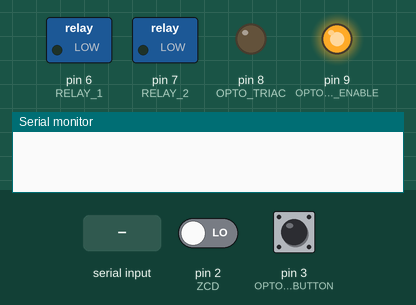
This program was run on a simulated Arduino Nano, built with avr-gcc and run on an emulated ATmega328P. Parts: switched loads named in the program (green lamp = pin HIGH), output pins drawn as LEDs (lit = HIGH), the last lines printed to the serial monitor. Inputs (shaded band) come from the test bench; at power-on: pin 3 (OPTO_TRIAC_BUTTON) HIGH, pin 2 (ZCD) LOW.

Above: at 1.2 s.
1.3 s: "A90\n" received over Serial
At 1.6 s:
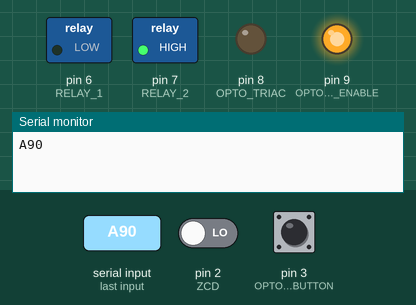
2.8 s: "B90\n" received over Serial
At 4.0 s:
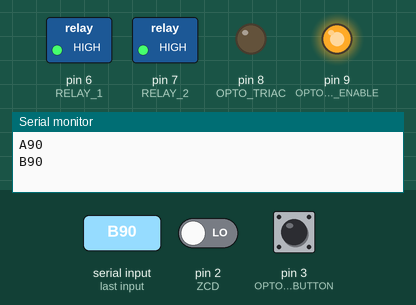
4.3 s: pin 3 (OPTO_TRIAC_BUTTON) pulled LOW for 0.15 s
At 4.37 s:
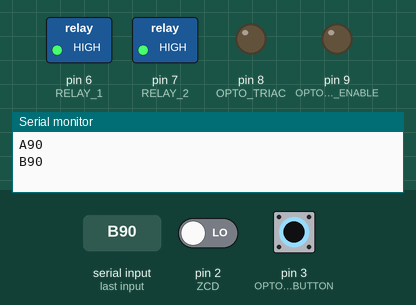
5.9 s: "a90\n" received over Serial
At 6.3 s:
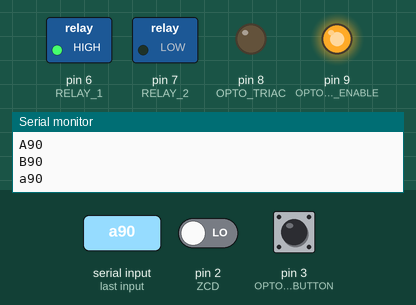
7.4 s: pin 3 (OPTO_TRIAC_BUTTON) pulled LOW for 1 s
At 8.2 s:
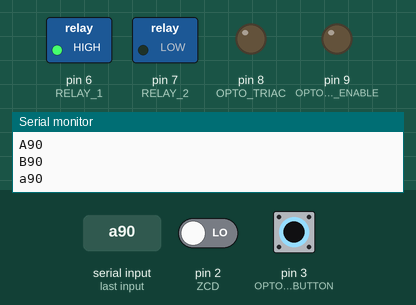
9.9 s: pin 3 (OPTO_TRIAC_BUTTON) pulled LOW for 3.2 s
At 14.2 s:
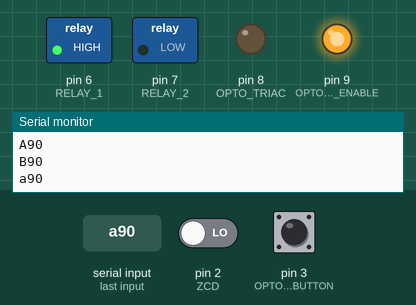
Timing chart, 0 to 15.6 s (numbered marks = the images above; inputs shaded):
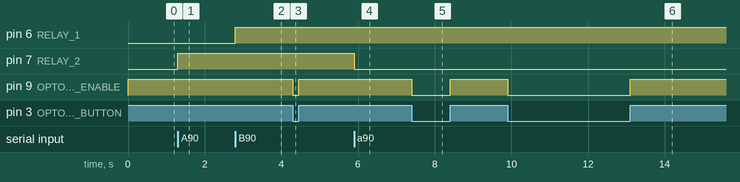

Measured:
- after the input at 1.3 s, pin 7 (RELAY_2): LOW → HIGH at once
- after the input at 2.8 s, pin 6 (RELAY_1): LOW → HIGH at once
- after the input at 4.3 s, pin 9 (OPTO_TRIAC_ENABLE): HIGH → LOW at once, → HIGH 0.15 s later
- after the input at 5.9 s, pin 7 (RELAY_2): HIGH → LOW at once
- after the input at 7.4 s, pin 9 (OPTO_TRIAC_ENABLE): HIGH → LOW at once, → HIGH 1.0 s later
- after the input at 9.9 s, pin 9 (OPTO_TRIAC_ENABLE): HIGH → LOW at once, → HIGH 3.2 s later

The program:

main.cpp
```cpp
#include <Arduino.h>

#define POT A0
#define ZCD 2
#define OPTO_TRIAC_BUTTON 3
#define OPTO_TRIAC_ENABLE 9
#define OPTO_TRIAC 8
#define RELAY_1 6
#define RELAY_2 7

short pot_reading = 0;
int triac_delay = 9000;
int reading = 0, prev_reading = 0;
volatile bool is_zcd = false;

char c;
char d1;
String dataIn;

int counter = 0;
uint64_t remtime = 0;

void ISR_Dimm();

void setup() {
  // pinMode(ZCD, INPUT);
  pinMode(OPTO_TRIAC_BUTTON, INPUT_PULLUP);
  pinMode(OPTO_TRIAC, OUTPUT);
  pinMode(OPTO_TRIAC_ENABLE, OUTPUT);
  pinMode(RELAY_1, OUTPUT);
  pinMode(RELAY_2, OUTPUT);
  attachInterrupt(digitalPinToInterrupt(ZCD), ISR_Dimm, RISING);

  Serial.begin(115200);
  digitalWrite(RELAY_1, 0);
  digitalWrite(RELAY_2, 0);
}

void loop() {
  // pot_reading = analogRead(POT);
  // triac_delay = map(pot_reading, 0, 1023, 300, 9000);

  digitalWrite(OPTO_TRIAC_ENABLE, digitalRead(OPTO_TRIAC_BUTTON));

  while (Serial.available() > 0) {
    c = Serial.read();
    if (c == '\n') {
      Serial.println(dataIn);
      break;
    } else {
      dataIn += c;
    }
  }

  if (c == '\n') {
    switch (dataIn.charAt(0)) {
      case 'L':
        dataIn = dataIn.substring(1);
        triac_delay = dataIn.toInt();
        triac_delay = map(triac_delay, 300, 9000, 9000, 300);
        break;
      case 'A':
        digitalWrite(RELAY_2, 1);
        break;
      case 'a':
        digitalWrite(RELAY_2, 0);
        break;
      case 'B':
        digitalWrite(RELAY_1, 1);
        break;
      case 'b':
        digitalWrite(RELAY_1, 0);
        break;
      default:
        break;
    }
    c = 0;
    dataIn = "";
  }

  if (is_zcd == true) {
    delayMicroseconds(triac_delay);
    digitalWrite(OPTO_TRIAC, HIGH);
    delayMicroseconds(10);
    digitalWrite(OPTO_TRIAC, LOW);
    is_zcd = false;

  }
}

void ISR_Dimm() {
  is_zcd = true;
}
```
